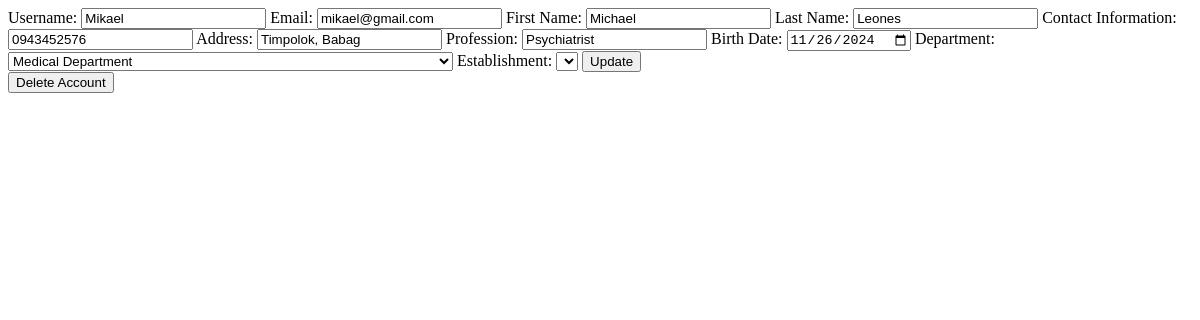
Page /update_user/ (signed in) on the earlier database version.
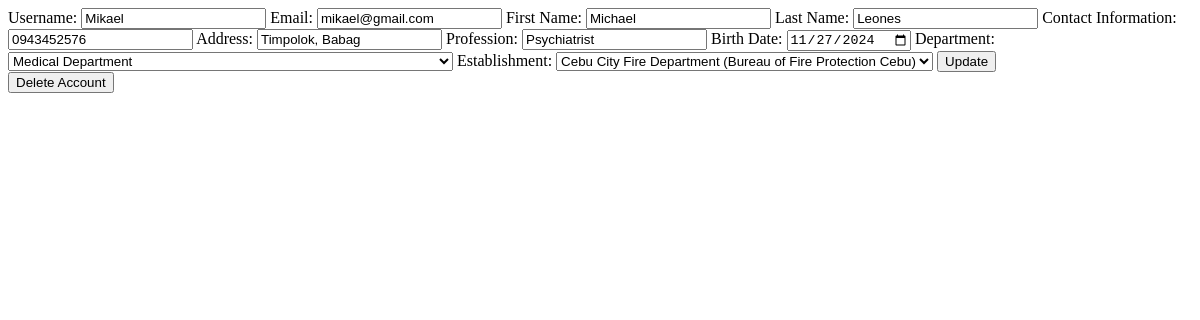
Same page on the later database version.
### luwasapp/models.py (models this page shows, shortened)
class User(AbstractBaseUser, PermissionsMixin):
    email = models.EmailField(max_length=255, unique=True, default='')
    username = models.CharField(max_length=100, unique=True)
    first_name = models.CharField(max_length=30, blank=True)
    last_name = models.CharField(max_length=30, blank=True)
    contact_information = models.CharField(max_length=20)
    address = models.CharField(max_length=255)
    profession = models.CharField(max_length=255, null=True, blank=True)
    birth_date = models.DateField(null=True, blank=True)
    department = models.ForeignKey('Department', on_delete=models.CASCADE, related_name='users', null=True, blank=True)
    establishment = models.ForeignKey('Establishment', on_delete=models.CASCADE, related_name='users', null=True, blank=True)
    is_active = models.BooleanField(default=True)
    is_staff = models.BooleanField(default=True)
    date_joined = models.DateTimeField(auto_now_add=True)
    objects = CustomUserManager()
    USERNAME_FIELD = 'username'
    REQUIRED_FIELDS = ['email']

class Department(models.Model):
    name = models.CharField(max_length=100, unique=True)

class Establishment(models.Model):
    name = models.CharField(max_length=100)
    location = models.CharField(max_length=255)
    department = models.ForeignKey(Department, on_delete=models.CASCADE, related_name='establishments')

### luwasapp/views.py (the view, shortened to what this page needs)
# urls.py: path('update_user/', views.update_user_view, name='update_user'),
@login_required
def update_user_view(request):
    user = request.user
    departments = Department.objects.all()
    establishments = Establishment.objects.all()
    return render(request, 'profile/update_user.html', {'user': user, 'departments': departments, 'establishments': establishments})

### luwasapp/templates/profile/update_user.html (shortened to what this page needs)
<!DOCTYPE html>
<html>
<head>
</head>
<body>
    <form method="post">
        <label for="username">Username:</label>
        <input type="text" id="username" name="username" value="{{ user.username }}">
        <label for="email">Email:</label>
        <input type="email" id="email" name="email" value="{{ user.email }}">
        <label for="first_name">First Name:</label>
        <input type="text" id="first_name" name="first_name" value="{{ user.first_name }}">
        <label for="last_name">Last Name:</label>
        <input type="text" id="last_name" name="last_name" value="{{ user.last_name }}">
        <label for="contact_information">Contact Information:</label>
        <input type="text" id="contact_information" name="contact_information" value="{{ user.contact_information }}">
        <label for="address">Address:</label>
        <input type="text" id="address" name="address" value="{{ user.address }}">
        <label for="profession">Profession:</label>
        <input type="text" id="profession" name="profession" value="{{ user.profession }}">
        <label for="birth_date">Birth Date:</label>
        <input type="date" id="birth_date" name="birth_date" value="{{ user.birth_date|date:"Y-m-d" }}">
        <label for="department">Department:</label>
        <select id="department" name="department">
            {% for department in departments %}
                <option value="{{ department.id }}" {% if user.department and user.department.id == department.id %}selected{% endif %}>{{ department.name }}</option>
            {% endfor %}
        </select>
        <label for="establishment">Establishment:</label>
        <select id="establishment" name="establishment">
            {% for establishment in establishments %}
                <option value="{{ establishment.id }}" {% if user.establishment and user.establishment.id == establishment.id %}selected{% endif %}>{{ establishment.name }}</option>
            {% endfor %}
        </select>
        <button type="submit">Update</button>
    </form>
    <form method="get" action="{% url 'delete_user' %}">
        <button type="submit">Delete Account</button>
    </form>
</body>
</html>

Differences in the rows shown:
changed User "Mikael": birth_date "11/26/2024" → "11/27/2024"; establishment (not shown) → "Cebu City Fire Department (Bureau of Fire Protection Cebu)"
